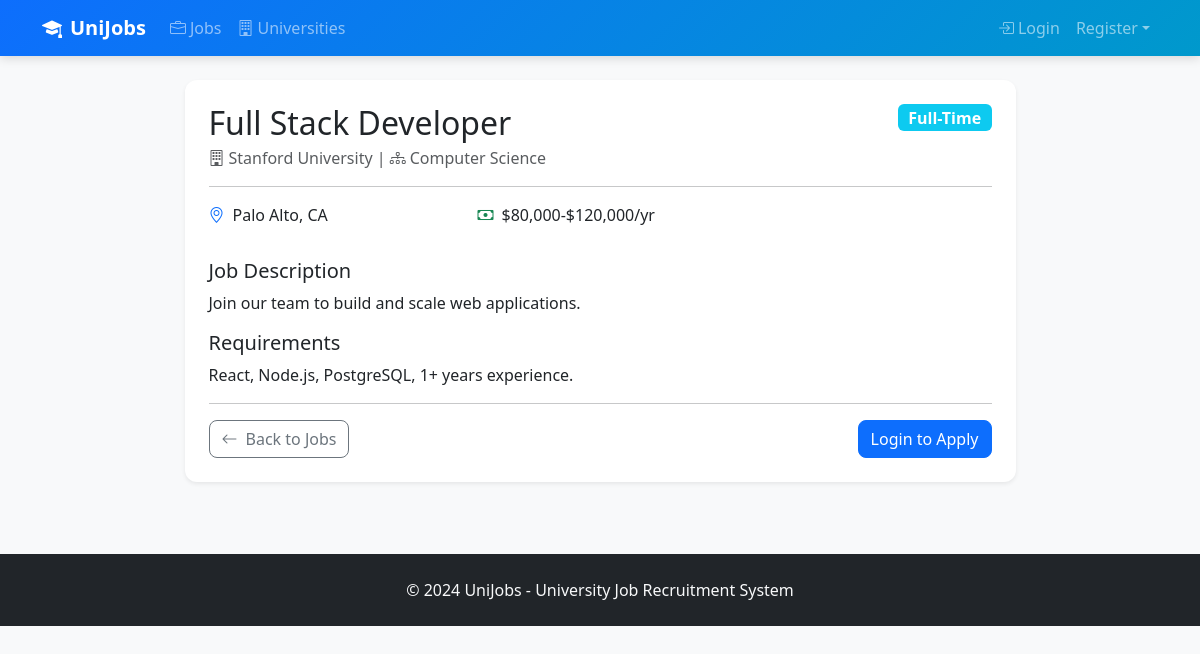
The app's page /jobs/2/ with its own data.
### jobs/models.py (models this page shows, shortened)
class Job(models.Model):
    JOB_TYPE_CHOICES = [
        ('full_time', 'Full-Time'),
        ('part_time', 'Part-Time'),
        ('internship', 'Internship'),
        ('contract', 'Contract'),
        ('volunteer', 'Volunteer'),
    ]
    STATUS_CHOICES = [
        ('pending', 'Pending Approval'),
        ('approved', 'Approved'),
        ('rejected', 'Rejected'),
    ]
    employer = models.ForeignKey(settings.AUTH_USER_MODEL, on_delete=models.CASCADE, related_name='posted_jobs')
    university = models.ForeignKey('universities.University', on_delete=models.CASCADE, related_name='jobs')
    department = models.ForeignKey('universities.Department', on_delete=models.SET_NULL, null=True, blank=True, related_name='jobs')
    title = models.CharField(max_length=200)
    description = models.TextField()
    requirements = models.TextField(blank=True)
    location = models.CharField(max_length=200)
    job_type = models.CharField(max_length=20, choices=JOB_TYPE_CHOICES, default='full_time')
    salary_range = models.CharField(max_length=100, blank=True)
    application_deadline = models.DateField(null=True, blank=True)
    is_approved = models.BooleanField(default=False)
    approval_status = models.CharField(max_length=20, choices=STATUS_CHOICES, default='pending')
    approved_by = models.ForeignKey(
        settings.AUTH_USER_MODEL, on_delete=models.SET_NULL, null=True, blank=True, related_name='approved_jobs'
    )
    is_active = models.BooleanField(default=True)
    created_at = models.DateTimeField(auto_now_add=True)
    updated_at = models.DateTimeField(auto_now=True)
    class Meta:
        ordering = ['-created_at']

### universities/models.py (models this page shows, shortened)
class University(models.Model):
    name = models.CharField(max_length=200, unique=True)
    address = models.TextField()
    website = models.URLField(blank=True)
    logo = models.ImageField(upload_to='university_logos/', null=True, blank=True)
    description = models.TextField(blank=True)
    founded_year = models.PositiveIntegerField(null=True, blank=True)
    created_at = models.DateTimeField(auto_now_add=True)
    class Meta:
        verbose_name_plural = 'Universities'
        ordering = ['name']

class Department(models.Model):
    name = models.CharField(max_length=200)
    university = models.ForeignKey(University, on_delete=models.CASCADE, related_name='departments')
    description = models.TextField(blank=True)
    head = models.CharField(max_length=100, blank=True)
    class Meta:
        unique_together = ['name', 'university']
        ordering = ['name']

### jobs/views.py (the view)
# urls.py: path('jobs/<int:pk>/', views.job_detail, name='job_detail'),
def job_detail(request, pk):
    job = get_object_or_404(Job, pk=pk, is_approved=True, is_active=True)
    already_applied = False
    if request.user.is_authenticated and request.user.role == 'student':
        already_applied = Application.objects.filter(job=job, student=request.user).exists()
    return render(request, 'jobs/job_detail.html', {
        'job': job,
        'already_applied': already_applied,
        'title': job.title,
    })

### templates/jobs/job_detail.html (shortened to what this page needs)
{% extends 'base.html' %}
{% block content %}
<div class="row justify-content-center">
    <div class="col-md-9">
        <div class="card border-0 shadow-sm">
            <div class="card-body p-4">
                <div class="d-flex justify-content-between mb-3">
                    <div>
                        <h2 class="mb-1">{{ job.title }}</h2>
                        <p class="text-muted mb-0"><i class="bi bi-building me-1"></i>{{ job.university.name }}
                            {% if job.department %} | <i class="bi bi-diagram-3 me-1"></i>{{ job.department.name }}{% endif %}
                        </p>
                    </div>
                    <span class="badge bg-info align-self-start fs-6">{{ job.get_job_type_display }}</span>
                </div>
                <hr>
                <div class="row mb-3">
                    <div class="col-md-4"><p><i class="bi bi-geo-alt text-primary me-2"></i>{{ job.location }}</p></div>
                    {% if job.salary_range %}<div class="col-md-4"><p><i class="bi bi-cash text-success me-2"></i>{{ job.salary_range }}</p></div>{% endif %}
                </div>
                <h5>Job Description</h5>
                <p>{{ job.description|linebreaksbr }}</p>
                {% if job.requirements %}
                <h5>Requirements</h5>
                <p>{{ job.requirements|linebreaksbr }}</p>
                {% endif %}
                <hr>
                <div class="d-flex justify-content-between align-items-center">
                    <a href="{% url 'job_list' %}" class="btn btn-outline-secondary"><i class="bi bi-arrow-left me-2"></i>Back to Jobs</a>
                    {% if user.is_authenticated and user.role == 'student' %}
                        {% if already_applied %}
                            <span class="btn btn-success disabled"><i class="bi bi-check-circle me-2"></i>Already Applied</span>
                        {% else %}
                            <a href="{% url 'apply_job' job.pk %}" class="btn btn-primary"><i class="bi bi-send me-2"></i>Apply Now</a>
                        {% endif %}
                    {% elif not user.is_authenticated %}
                        <a href="{% url 'login' %}" class="btn btn-primary">Login to Apply</a>
                    {% endif %}
                </div>
            </div>
        </div>
    </div>
</div>
{% endblock %}

### static/css/custom.css (style rules this page uses)
:root { --primary-gradient: linear-gradient(135deg, #0d6efd, #0099cc); }
body { background-color: #f8f9fa; font-family: 'Segoe UI', system-ui, -apple-system, sans-serif; }
.card { border-radius: 12px; transition: transform 0.2s, box-shadow 0.2s; }
.btn { border-radius: 8px; }
.badge { border-radius: 6px; }

### records on screen
Job: title "Full Stack Developer", university.name "Stanford University", department.name "Computer Science", job_type "Full-Time", location "Palo Alto, CA", salary_range "$80,000-$120,000/yr", description "Join our team to build and scale web applications.", requirements "React, Node.js, PostgreSQL, 1+ years experience."
